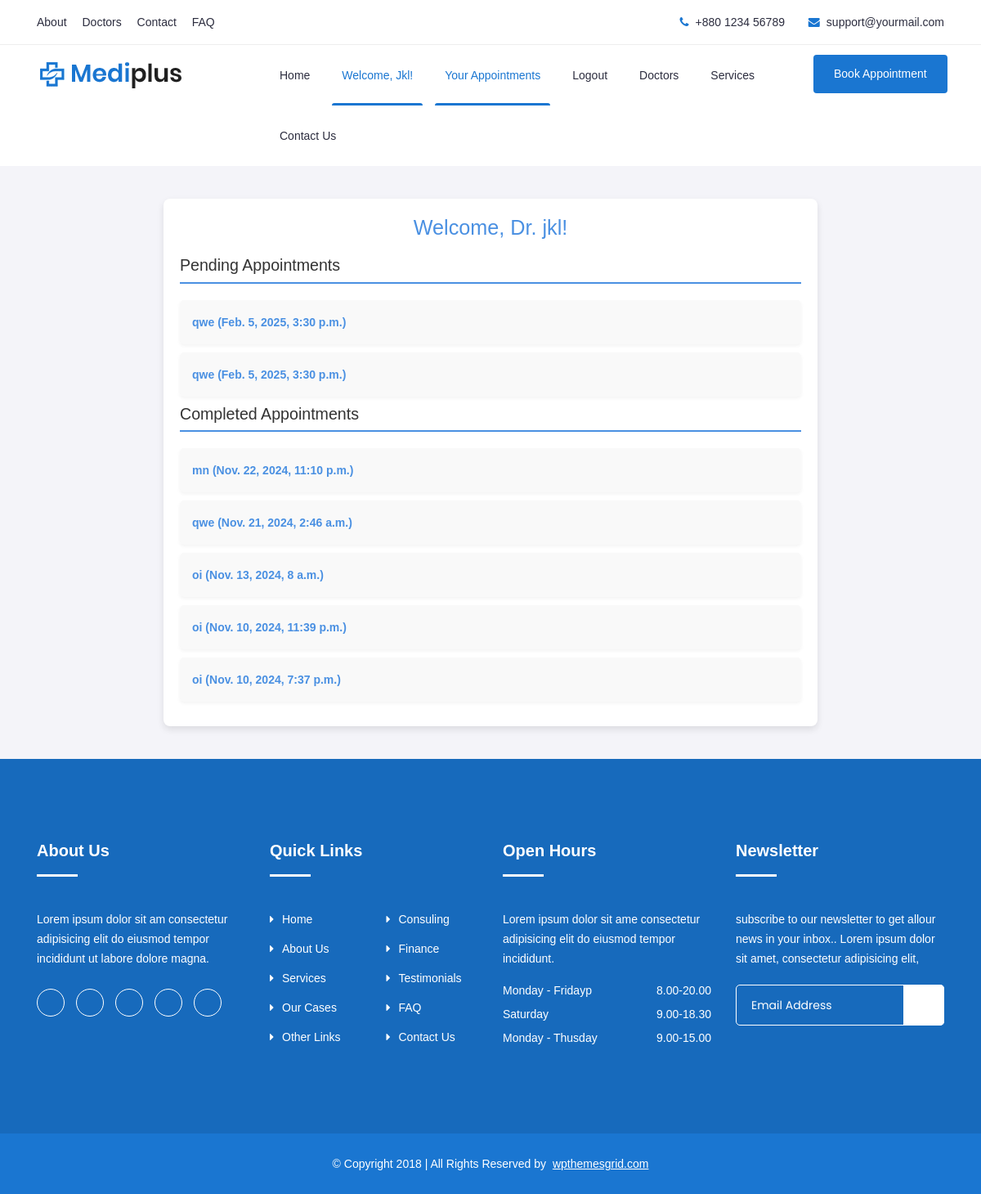
Page /doctor/dashboard/ (signed in) on the committed database.
### appointments/models.py (models this page shows, shortened)
class Appointment(models.Model):
    patient = models.ForeignKey(Patient, on_delete=models.CASCADE)
    doctor = models.ForeignKey(Doctor, on_delete=models.CASCADE)
    problems_facing = models.TextField(blank=True, null=True)
    appointment_date = models.DateTimeField()
    is_approved = models.BooleanField(default=False)
    status = models.CharField(max_length=30, choices=(('Cancelled', 'Cancelled'), ('Pending', 'Pending'), ('Rescheduled', 'Rescheduled'), ('Confirmed', 'Confirmed'), ('Completed', 'Completed')))
    consultation_fee = models.DecimalField(max_digits=10, decimal_places=2, default=500)
    payment_status = models.BooleanField(default=False)

class Patient(models.Model):
    user = models.OneToOneField(User, on_delete=models.CASCADE)
    profile_pic = models.FileField(upload_to='doctor_profile', null=True, blank=True)
    phone_number = models.CharField(max_length=250)
    age = models.IntegerField(null=True, blank=True)
    dob = models.CharField(max_length=250, null=True, blank=True)
    gender = models.CharField(max_length=10, null=True, blank=True)
    address = models.TextField(blank=True, null=True)
    medical_history = models.TextField(blank=True, null=True)

### appointments/views.py (the view)
# urls.py: path('doctor/dashboard/', views.doctor_dashboard, name='doctor_dashboard'),
def doctor_dashboard(request):
    doctor = request.user.doctor
    pending_appointments = Appointment.objects.filter(
        doctor=doctor
    ).exclude(status__in=['Completed', 'Cancelled']).order_by('appointment_date')
    completed_appointments = Appointment.objects.filter(
        doctor=doctor, status='Completed'
    ).order_by('-appointment_date')
    return render(request, 'doctor_dashboard.html', {
        'pending_appointments': pending_appointments,
        'completed_appointments': completed_appointments,
        'page':'dashboard',
    })

### templates/doctor_dashboard.html (shortened to what this page needs)
{% extends 'base.html' %}
{% load static %}
{% block content %}
<div class="containers">
    <h2 class="welcome">Welcome, Dr. {{ request.user.username }}!</h2>
    <div class="pending-appointments">
        <h3 class="section-header">Pending Appointments</h3>
        <ul class="appointment-list">
            {% for appointment in pending_appointments %}
                <li class="appointment-item">
                    <a href="{% url 'patient_detail' appointment.patient.id appointment.id %}">
                        {{ appointment.patient.user.username }} ({{ appointment.appointment_date }})
                    </a>
                </li>
            {% empty %}
                <li class="no-appointments">No pending appointments.</li>
            {% endfor %}
        </ul>
    </div>
    <div class="completed-appointments">
        <h3 class="section-header">Completed Appointments</h3>
        <ul class="appointment-list">
            {% for appointment in completed_appointments %}
                <li class="appointment-item">
                    <a href="{% url 'patient_detail' appointment.patient.id appointment.id %}">
                        {{ appointment.patient.user.username }} ({{ appointment.appointment_date }})
                    </a>
                </li>
            {% empty %}
                <li class="no-appointments">No completed appointments.</li>
            {% endfor %}
        </ul>
    </div>
</div>
{% endblock %}

### templates/base.html (shortened to what this page needs)
{% load static %}
<!doctype html>
<html class="no-js" lang="zxx">
    <head>
		<link rel="stylesheet" href="{% static '' %}css/bootstrap.min.css">
		<link rel="stylesheet" href="{% static '' %}css/nice-select.css">
        <link rel="stylesheet" href="{% static '' %}css/font-awesome.min.css">
        <link rel="stylesheet" href="{% static '' %}css/icofont.css">
		<link rel="stylesheet" href="{% static '' %}css/slicknav.min.css">
        <link rel="stylesheet" href="{% static '' %}css/owl-carousel.css">
		<link rel="stylesheet" href="{% static '' %}css/datepicker.css">
        <link rel="stylesheet" href="{% static '' %}css/animate.min.css">
        <link rel="stylesheet" href="{% static '' %}css/magnific-popup.css">
        <link rel="stylesheet" href="{% static '' %}css/normalize.css">
        <link rel="stylesheet" href="{% static '' %}css/style.css">
        <link rel="stylesheet" href="{% static '' %}css/responsive.css">
    </head>
    <body>
		<header class="header" >
			<div class="topbar">
				<div class="container">
					<div class="row">
						<div class="col-lg-6 col-md-5 col-12">
							<ul class="top-link">
								<li><a href="#">About</a></li>
								<li><a href="#">Doctors</a></li>
								<li><a href="#">Contact</a></li>
								<li><a href="#">FAQ</a></li>
							</ul>
						</div>
						<div class="col-lg-6 col-md-7 col-12">
							<ul class="top-contact">
								<li><i class="fa fa-phone"></i>+880 1234 56789</li>
								<li><i class="fa fa-envelope"></i><a href="mailto:support@yourmail.com">support@yourmail.com</a></li>
							</ul>
						</div>
					</div>
				</div>
			</div>
			<div class="header-inner">
				<div class="container">
					<div class="inner">
						<div class="row">
							<div class="col-lg-3 col-md-3 col-12">
								<div class="logo">
									<a href="/"><img src="{% static '' %}img/logo.png" alt="#"></a>
								</div>
							</div>
							<div class="col-lg-7 col-md-9 col-12">
								<div class="main-menu">
									<nav class="navigation">
										<ul class="nav menu">
											{% if page == 'index' %}
											<li class="active"><a href="{% url 'index' %}">Home </a></li>
											{% else %}
											<li><a href="{% url 'index' %}">Home </a></li>
											{% endif %}
                                            {% if user.is_authenticated %}
												{% if user.is_staff %}
													{% if user.is_superuser %}
														{% if page == 'dashboard' %}
															<li class="active"><a href="{% url 'view_appointments' %}">Welcome, {{ user.username }}!</a></li>
														{% else %}
															<li><a href="{% url 'view_appointments' %}">Welcome, {{ user.username }}!</a></li>
														{% endif %}
													{% else %}
														{% if page == 'dashboard' %}
															<li class="active"><a href="{% url 'doctor_profile' %}">Welcome, {{ user.username }}!</a></li>
														{% else %}
															<li><a href="{% url 'doctor_profile' %}">Welcome, {{ user.username }}!</a></li>
														{% endif %}
														{% if page == 'dashboard' %}
															<li class="active"><a href="{% url 'doctor_dashboard' %}">Your Appointments</a></li>
														{% else %}
															<li><a href="{% url 'doctor_dashboard' %}">Your Appointments</a></li>
														{% endif %}
													{% endif %}
												{% else %}
                                                	<li><a href="{% url 'patient_profile' %}">Welcome, {{ user.username }}!</a></li>
                                                	<li><a href="{% url 'patient_dashboard' %}">Your Appointments</a></li>
												{% endif %}
                                                <li><a href="{% url 'logout' %}">Logout</a></li>
                                            {% else %}
                                                <li><a href="{% url 'login' %}">Login</a></li>
												<li><a href="{% url 'register_patient' %}">Register</a></li>
                                            {% endif %}
											<li><a href="{% url 'doctors_list' %}">Doctors </a></li>
											<li><a href="#">Services </a></li>
											<li><a href="contact">Contact Us</a></li>
										</ul>
									</nav>
								</div>
							</div>
							<div class="col-lg-2 col-12">
								<div class="get-quote">
									<a href="{% url 'book_appointment' %}" class="btn">Book Appointment</a>
								</div>
							</div>
						</div>
					</div>
				</div>
			</div>
		</header>
        {% block content %}
        {% endblock %}
		<footer id="footer" class="footer ">
			<div class="footer-top">
				<div class="container">
					<div class="row">
						<div class="col-lg-3 col-md-6 col-12">
							<div class="single-footer">
								<h2>About Us</h2>
								<p>Lorem ipsum dolor sit am consectetur adipisicing elit do eiusmod tempor incididunt ut labore dolore magna.</p>
								<ul class="social">
									<li><a href="#"><i class="icofont-facebook"></i></a></li>
									<li><a href="#"><i class="icofont-google-plus"></i></a></li>
									<li><a href="#"><i class="icofont-twitter"></i></a></li>
									<li><a href="#"><i class="icofont-vimeo"></i></a></li>
									<li><a href="#"><i class="icofont-pinterest"></i></a></li>
								</ul>
							</div>
						</div>
						<div class="col-lg-3 col-md-6 col-12">
							<div class="single-footer f-link">
								<h2>Quick Links</h2>
								<div class="row">
									<div class="col-lg-6 col-md-6 col-12">
										<ul>
											<li><a href="#"><i class="fa fa-caret-right" aria-hidden="true"></i>Home</a></li>
											<li><a href="#"><i class="fa fa-caret-right" aria-hidden="true"></i>About Us</a></li>
											<li><a href="#"><i class="fa fa-caret-right" aria-hidden="true"></i>Services</a></li>
											<li><a href="#"><i class="fa fa-caret-right" aria-hidden="true"></i>Our Cases</a></li>
											<li><a href="#"><i class="fa fa-caret-right" aria-hidden="true"></i>Other Links</a></li>
										</ul>
									</div>
									<div class="col-lg-6 col-md-6 col-12">
										<ul>
											<li><a href="#"><i class="fa fa-caret-right" aria-hidden="true"></i>Consuling</a></li>
											<li><a href="#"><i class="fa fa-caret-right" aria-hidden="true"></i>Finance</a></li>
											<li><a href="#"><i class="fa fa-caret-right" aria-hidden="true"></i>Testimonials</a></li>
											<li><a href="#"><i class="fa fa-caret-right" aria-hidden="true"></i>FAQ</a></li>
											<li><a href="#"><i class="fa fa-caret-right" aria-hidden="true"></i>Contact Us</a></li>
										</ul>
									</div>
								</div>
							</div>
						</div>
						<div class="col-lg-3 col-md-6 col-12">
							<div class="single-footer">
								<h2>Open Hours</h2>
								<p>Lorem ipsum dolor sit ame consectetur adipisicing elit do eiusmod tempor incididunt.</p>
								<ul class="time-sidual">
									<li class="day">Monday - Fridayp <span>8.00-20.00</span></li>
									<li class="day">Saturday <span>9.00-18.30</span></li>
									<li class="day">Monday - Thusday <span>9.00-15.00</span></li>
								</ul>
							</div>
						</div>
						<div class="col-lg-3 col-md-6 col-12">
							<div class="single-footer">
								<h2>Newsletter</h2>
								<p>subscribe to our newsletter to get allour news in your inbox.. Lorem ipsum dolor sit amet, consectetur adipisicing elit,</p>
								<form action="mail/mail.php" method="get" target="_blank" class="newsletter-inner">
									<input name="email" placeholder="Email Address" class="common-input" onfocus="this.placeholder = ''"
										onblur="this.placeholder = 'Your email address'" required="" type="email">
									<button class="button"><i class="icofont icofont-paper-plane"></i></button>
								</form>
							</div>
						</div>
					</div>
				</div>
			</div>
			<div class="copyright">
				<div class="container">
					<div class="row">
						<div class="col-lg-12 col-md-12 col-12">
							<div class="copyright-content">
								<p>© Copyright 2018  |  All Rights Reserved by <a href="https://www.wpthemesgrid.com" target="_blank">wpthemesgrid.com</a> </p>
							</div>
						</div>
					</div>
				</div>
			</div>
		</footer>
    </body>
</html>

### templates/doctor_dashboard.html (style rules this page uses)
body { font-family: Arial, sans-serif; background-color: #f4f4f9; color: #333; margin: 0; padding: 0; }
.containers { max-width: 800px; margin: 40px auto; padding: 20px; background: #ffffff; border-radius: 8px; box-shadow: 0 4px 8px rgba(0, 0, 0, 0.1); }
.welcome { color: #4A90E2; text-align: center; font-size: 1.8em; margin-bottom: 20px; }
.section-header { font-size: 1.4em; color: #333; border-bottom: 2px solid #4A90E2; padding-bottom: 8px; margin-bottom: 20px; }
.appointment-list { list-style-type: none; padding: 0; }
.appointment-item { background: #f9f9f9; padding: 15px; margin-bottom: 10px; border-radius: 5px; box-shadow: 0 2px 4px rgba(0, 0, 0, 0.05); transition: background-color 0.3s ease; }
.appointment-item a { text-decoration: none; color: #4A90E2; font-weight: bold; }

### rows in the picture
Appointment: patient.user.username "qwe", appointment_date "Feb. 5, 2025, 3:30 p.m."
Appointment: patient.user.username "qwe", appointment_date "Feb. 5, 2025, 3:30 p.m."
Appointment: patient.user.username "mn", appointment_date "Nov. 22, 2024, 11:10 p.m."
Appointment: patient.user.username "qwe", appointment_date "Nov. 21, 2024, 2:46 a.m."
Appointment: patient.user.username "oi", appointment_date "Nov. 13, 2024, 8 a.m."
Appointment: patient.user.username "oi", appointment_date "Nov. 10, 2024, 11:39 p.m."
Appointment: patient.user.username "oi", appointment_date "Nov. 10, 2024, 7:37 p.m."

### other values in the picture
{{ user.username }} "Jkl"
{{ request.user.username }} "jkl"
